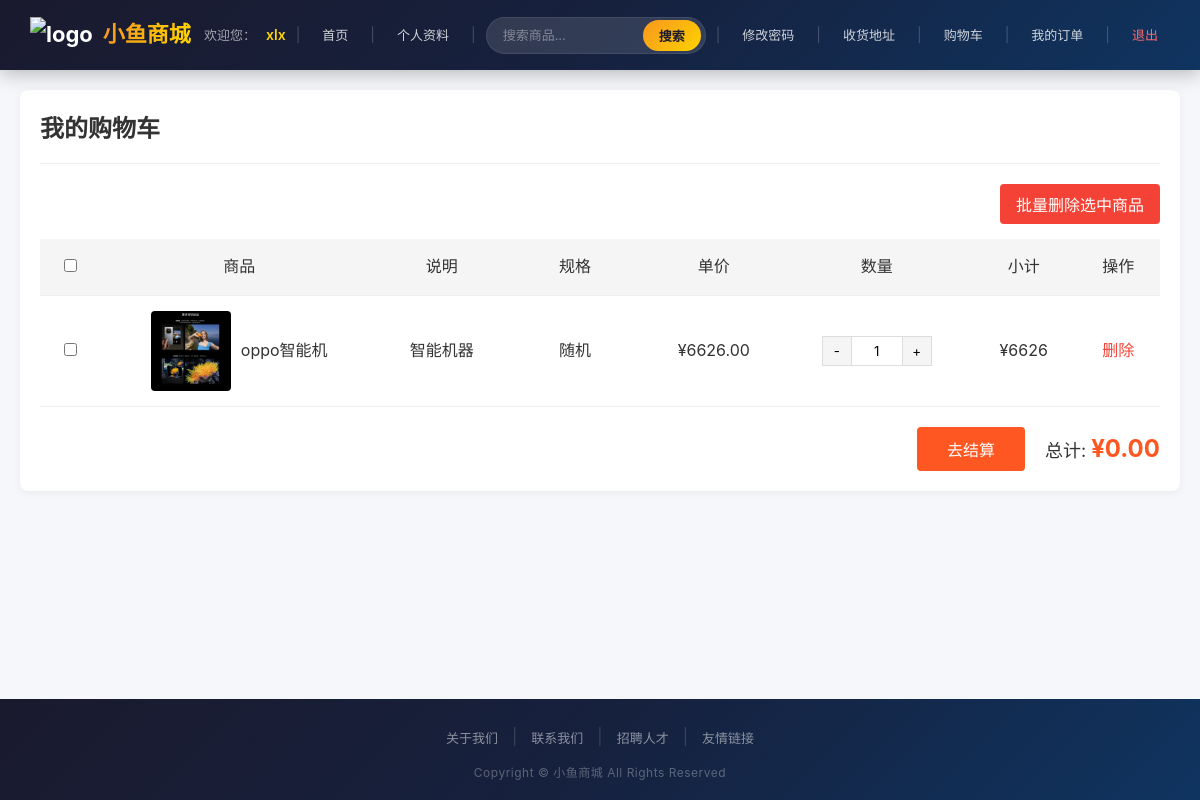
The app's page /carts/ (signed in) with its own data.
### auth_app/models.py (models this page shows, shortened)
class UserProfile(models.Model):
    user = models.OneToOneField(User, on_delete=models.CASCADE, related_name='profile')
    nickname = models.CharField(_('昵称'), max_length=20, blank=True, null=True)
    avatar = models.ImageField(
        _('头像'),
        upload_to='user_avatar/',
        default='user_avatar/default.png',  # 需自己创建该目录和默认图片
        blank=True,
        null=True
    )
    phone = models.CharField(_('手机号'), max_length=11, blank=True, null=True, unique=True)
    GENDER_CHOICES = (
        (0, _('未知')),
        (1, _('男')),
        (2, _('女')),
    )
    gender = models.IntegerField(_('性别'), choices=GENDER_CHOICES, default=0)
    email = models.EmailField(_('邮箱'), blank=True, null=True)
    updated_time = models.DateTimeField(_('更新时间'), auto_now=True)
    class Meta:
        verbose_name = _('用户资料')
        verbose_name_plural = _('用户资料')

### goods/models.py (models this page shows, shortened)
class CartInfos(models.Model):
    num = models.IntegerField(verbose_name='购买数量')
    user_id = models.IntegerField('用户ID')
    shangpin_id = models.IntegerField('商品ID')
    guige_id = models.IntegerField('规格ID', null=True, blank=True)
    create_time = models.DateTimeField(auto_now_add=True, verbose_name="创建时间", null=True)
    update_time = models.DateTimeField(auto_now=True, verbose_name="更新时间", null=True)
    class Meta:
        verbose_name = '购物车'
        verbose_name_plural = '购物车'
        db_table = 'tb_cartinfo'

class shangpin(models.Model):
    name = models.CharField(max_length=50, verbose_name='名称')
    caption = models.CharField(max_length=100, verbose_name='副标题')
    category = models.ForeignKey(GoodsCategory, on_delete=models.PROTECT, verbose_name='从属类别')
    brand = models.ForeignKey(Brand, on_delete=models.PROTECT, verbose_name='品牌')
    guige_leixing = models.ForeignKey(Guige_leixing, on_delete=models.PROTECT, verbose_name='规格类型',null=True)
    price = models.DecimalField(max_digits=10, decimal_places=2, verbose_name='单价')  # decimal_places 存储十进位数
    stock = models.IntegerField(default=0, verbose_name='库存')
    sales = models.IntegerField(default=0, verbose_name='销量')
    comments = models.IntegerField(default=0, verbose_name='评价数')
    image = models.ImageField(max_length=200, verbose_name='展示图片', upload_to='images')
    create_time = models.DateTimeField(auto_now_add=True, verbose_name="创建时间")
    update_time = models.DateTimeField(auto_now=True, verbose_name="更新时间")
    class Meta:
        db_table = 'tb_shangpin'
        verbose_name = '商品信息'
        verbose_name_plural = verbose_name

### goods/views.py (the view)
# urls.py: path('carts/', views.showcart, name='carts'),
@login_required
def showcart(request):
    userid = request.user.id
    carts = CartInfos.objects.filter(user_id=userid)
    sumlist = []
    for cart in carts:
        good = shangpin.objects.get(id=cart.shangpin_id)
        guige = Guige.objects.filter(id=cart.guige_id).first() if cart.guige_id else None
        guige_name = guige.name if guige else '随机'
        sumlist.append({
            'cart': cart,
            'good': good,
            'guige_name': guige_name
        })
    return render(request, 'cart.html', {'sumlist': sumlist})

### templates/cart.html (shortened to what this page needs)
{% extends 'base.html' %}
{% load static %}
{% block main %}
<div class="cart-container">
    <h2 class="cart-title">我的购物车</h2>
    {% if sumlist %}
    <form id="cart-form" action="{% url 'goods:batch_delete' %}" method="post">
        <div style="margin-bottom:15px; text-align:right;">
            <button type="submit" class="batch-delete-btn" onclick="return confirm('确定要删除选中的商品吗？')">
                批量删除选中商品
            </button>
        </div>
        <table class="cart-table">
            <colgroup>
                <col width="60px">
                <col width="auto">
                <col width="auto">
                <col width="140px">
                <col width="auto">
                <col width="auto">
                <col width="auto">
                <col width="auto">
            </colgroup>
            <thead>
                <tr>
                    <th><input type="checkbox" id="select-all"></th>
                    <th>商品</th>
                    <th>说明</th>
                    <th>规格</th>
                    <th>单价</th>
                    <th>数量</th>
                    <th>小计</th>
                    <th>操作</th>
                </tr>
            </thead>
            <tbody>
                {% for item in sumlist %}
                <tr class="cart-item" data-price="{{ item.good.price }}" data-quantity="{{ item.cart.num }}" data-id="{{ item.cart.id }}">
                    <td><input type="checkbox" name="cart_items" value="{{ item.cart.id }}" class="item-checkbox"></td>
                    <td class="product-cell">
                        <img src="{{ MEDIA_URL }}/{{ item.good.image }}" class="product-thumbnail">
                        <span>{{ item.good.name }}</span>
                    </td>
                    <td>{{ item.good.caption }}</td>
                    <td>{{ item.guige_name|default:"默认" }}</td>
                    <td class="item-price">¥{{ item.good.price }}</td>
                    <td>
                        <div class="quantity-control">
                            <button type="button" class="qty-btn minus">-</button>
                            <input type="text" value="{{ item.cart.num }}" class="qty-input" readonly>
                            <button type="button" class="qty-btn plus">+</button>
                        </div>
                    </td>
                    <td class="item-subtotal">¥{% widthratio item.good.price 1 item.cart.num %}</td>
                    <td><a href="{% url 'goods:delt' item.cart.id %}" class="delete-btn">删除</a></td>
                </tr>
                {% endfor %}
            </tbody>
        </table>
        <div class="cart-actions">
            <button type="submit" class="checkout-btn" id="checkout-btn">去结算</button>
            <div class="cart-total">
                总计: <span class="total-amount">¥0.00</span>
            </div>
        </div>
    </form>
    {% else %}
    <div class="empty-cart">
        <img src="{% static 'images/empty-cart.png' %}" alt="购物车为空">
        <p>您的购物车还是空的，快去选购商品吧~</p>
        <a href="{% url 'goods:index' %}" class="continue-shopping">继续购物</a>
    </div>
    {% endif %}
</div>
{% endblock %}

### templates/base.html (shortened to what this page needs)
<!DOCTYPE html>
<html lang="zh-CN">
<head>
    {% load static %}
</head>
<body>
    {% block top %}
    <header class="header">
        <a href="{% url 'goods:index' %}" class="logo">
            <img src="{% static 'images/logo.png' %}" alt="logo">
            <span>小鱼商城</span>
        </a>
        {% if user.is_authenticated %}
        <nav class="user-nav">
            <span class="welcome">欢迎您：</span>
            <em class="username">{{ user.profile.nickname|default:user.username }}</em>
            <span class="divider">|</span>
            <a href="{% url 'goods:index' %}">首页</a>
            <span class="divider">|</span>
            <a href="{% url 'auth_app:profile' %}">个人资料</a>
            <span class="divider">|</span>
            <form action="{% url 'goods:search' %}" method="get" class="nav-search">
                <input type="text" name="keyword" placeholder="搜索商品..." required>
                <button type="submit">搜索</button>
            </form>
            <span class="divider">|</span>
            <a href="{% url 'auth_app:password_change' %}">修改密码</a>
            <span class="divider">|</span>
            <a href="{% url 'goods:address_list' %}">收货地址</a>
            <span class="divider">|</span>
            <a href="{% url 'goods:carts' %}">购物车</a>
            <span class="divider">|</span>
            <a href="{% url 'goods:orderinfo' %}">我的订单</a>
            <span class="divider">|</span>
            <a href="{% url 'auth_app:logout' %}" style="color:#ff6b6b;">退出</a>
        </nav>
        {% else %}
        <nav class="user-nav">
            <a href="{% url 'auth_app:login' %}" class="login-btn">登录</a>
            <span class="divider">|</span>
            <a href="{% url 'auth_app:register' %}" class="register-btn">注册</a>
        </nav>
        {% endif %}
    </header>
    {% endblock top %}
    <main class="main-content">
        {% block main %}{% endblock %}
    </main>
    {% block footer %}
    <footer class="footer">
        <div class="foot-links">
            <a href="#">关于我们</a>
            <span class="divider">|</span>
            <a href="#">联系我们</a>
            <span class="divider">|</span>
            <a href="#">招聘人才</a>
            <span class="divider">|</span>
            <a href="#">友情链接</a>
        </div>
        <p>Copyright © 小鱼商城 All Rights Reserved</p>
    </footer>
    {% endblock %}
</body>
</html>

### templates/base.html (style rules this page uses)
* { margin: 0; padding: 0; box-sizing: border-box; font-family: -apple-system, BlinkMacSystemFont, "Segoe UI", "Roboto", "Helvetica Neue", Arial, sans-serif; }
html, body { height: 100%; margin: 0; }
body { display: flex; flex-direction: column; background-color: #f5f7fa; color: #333; line-height: 1.6; padding-top: 70px; min-height: 100vh; }
.main-content { flex: 1 0 auto; max-width: 1200px; width: 100%; margin: 0 auto; padding: 20px; }
.header { background: linear-gradient(135deg, #1a1a2e 0%, #16213e 50%, #0f3460 100%); color: #fff; padding: 0 30px; height: 70px; display: flex; justify-content: space-between; align-items: center; position: fixed; top: 0; left: 0; right: 0; z-index: 999; box-shadow: 0 2px 20px rgba(0,0,0,0.3); }
.logo { font-size: 22px; font-weight: 700; color: #fff; text-decoration: none; display: flex; align-items: center; gap: 10px; }
.logo img { height: 36px; }
.logo span { background: linear-gradient(90deg, #f7971e, #ffd200); -webkit-background-clip: text; -webkit-text-fill-color: transparent; }
.user-nav { display: flex; align-items: center; gap: 6px; font-size: 14px; color: rgba(255,255,255,0.85); flex-wrap: wrap; }
.user-nav .welcome { color: rgba(255,255,255,0.6); font-size: 13px; margin-right: 4px; }
.user-nav .username { color: #ffd700; font-weight: 600; font-style: normal; }
.user-nav .divider { color: rgba(255,255,255,0.2); margin: 0 4px; }
.user-nav a { color: rgba(255,255,255,0.8); text-decoration: none; padding: 6px 12px; border-radius: 6px; transition: all 0.3s ease; font-size: 13px; }
.nav-search { display: inline-flex; align-items: center; background: rgba(255,255,255,0.12); border-radius: 20px; padding: 2px 4px 2px 16px; border: 1px solid rgba(255,255,255,0.08); transition: all 0.3s; }
.nav-search input { background: transparent; border: none; color: #fff; padding: 6px 0; font-size: 13px; width: 140px; outline: none; }
.nav-search input::placeholder { color: rgba(255,255,255,0.4); }
.nav-search button { background: linear-gradient(135deg, #f7971e, #ffd200); border: none; color: #1a1a2e; padding: 6px 16px; border-radius: 20px; cursor: pointer; font-size: 13px; font-weight: 600; transition: all 0.3s; }
.footer { flex-shrink: 0; background: linear-gradient(135deg, #1a1a2e 0%, #16213e 50%, #0f3460 100%); color: rgba(255,255,255,0.6); padding: 25px 20px 18px; text-align: center; width: 100%; margin-top: auto; }
.footer .foot-links { display: flex; justify-content: center; flex-wrap: wrap; gap: 6px; }
.footer .foot-links a { color: rgba(255,255,255,0.5); text-decoration: none; font-size: 13px; transition: color 0.3s; padding: 4px 8px; }
.footer .foot-links .divider { color: rgba(255,255,255,0.15); }
.footer p { font-size: 12px; color: rgba(255,255,255,0.3); margin-top: 10px; letter-spacing: 0.5px; }

### templates/cart.html (style rules this page uses)
.cart-container { max-width: 1200px; margin: 0 auto; padding: 20px; background: white; border-radius: 8px; box-shadow: 0 2px 10px rgba(0, 0, 0, 0.05); }
.cart-title { font-size: 24px; color: #333; margin-bottom: 20px; padding-bottom: 15px; border-bottom: 1px solid #eee; }
.cart-table { width: 100%; border-collapse: collapse; margin-bottom: 20px; }
.cart-table th, .cart-table td { padding: 15px; text-align: center; border-bottom: 1px solid #eee; }
.cart-table th { background-color: #f5f5f5; font-weight: 500; }
.product-cell { display: flex; align-items: center; gap: 10px; justify-content: center; }
.product-thumbnail { width: 80px; height: 80px; object-fit: cover; border-radius: 4px; }
.quantity-control { display: inline-flex; align-items: center; }
.qty-btn { width: 30px; height: 30px; background: #f5f5f5; border: 1px solid #ddd; cursor: pointer; }
.qty-input { width: 50px; height: 30px; text-align: center; border: 1px solid #ddd; border-left: none; border-right: none; }
.delete-btn { color: #f44336; text-decoration: none; }
.cart-actions { display: flex; justify-content: flex-end; align-items: center; gap: 20px; margin-top: 20px; }
.batch-delete-btn { padding: 10px 30px; background-color: #f44336; color: white; border: none; border-radius: 4px; cursor: pointer; font-size: 16px; }
.checkout-btn { padding: 10px 30px; background-color: #ff5722; color: white; border: none; border-radius: 4px; cursor: pointer; font-size: 16px; }
.cart-total { font-size: 18px; }
.total-amount { color: #ff5722; font-weight: bold; font-size: 24px; }
.batch-delete-btn { padding: 8px 16px; background-color: #f44336; color: white; border:none; border-radius:4px; cursor:pointer; }

### records on screen
CartInfos: good.image (picture), good.name "oppo智能机", good.caption "智能机器", guige_name "随机", good.price "6626.00", cart.num "1"
shangpin: price.num "6626"

### other values on screen
{{ user.profile.nickname|default:user.username }} "xlx"
